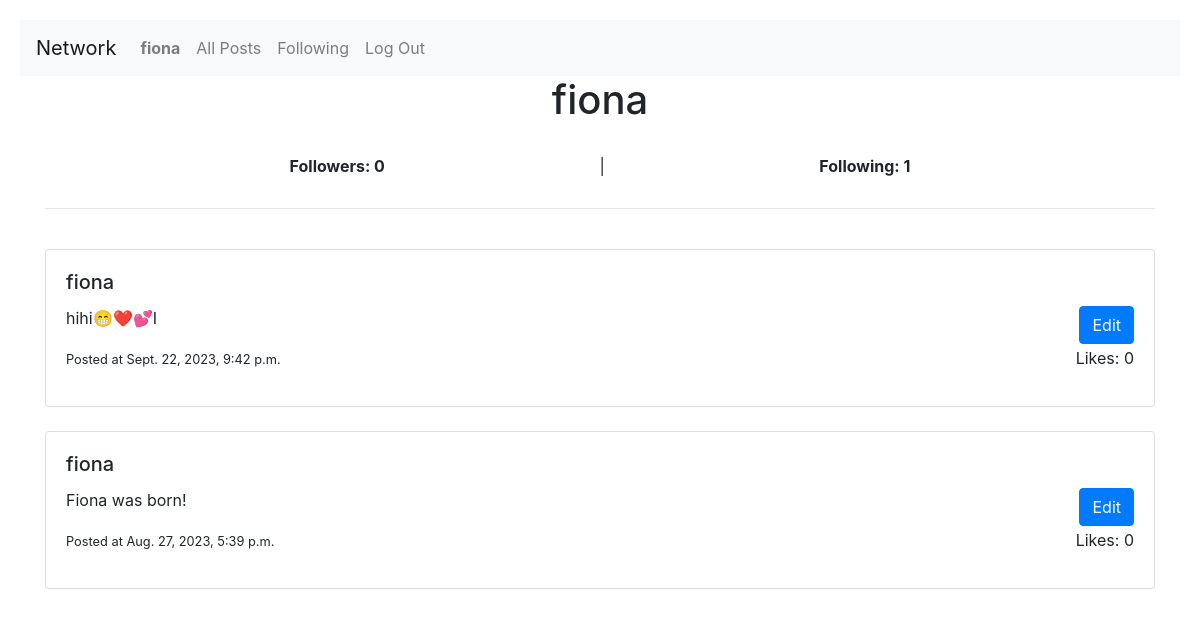
Page /profile/fiona (signed in) on the committed database.
### network/models.py (models this page shows)
class User(AbstractUser):
    following = models.ManyToManyField('self', related_name='followers', symmetrical=False)

class Post(models.Model):
    username = models.ForeignKey('User', on_delete=models.CASCADE, related_name='posts')
    content = models.TextField()
    timestamp = models.DateTimeField(auto_now=True)
    likes = models.PositiveIntegerField(default=0)

### network/views.py (the view)
# urls.py: path('profile/<str:username>', views.profile, name='profile'),
def profile(request, username):
    profile_user = User.objects.get(username=username)
    posts = profile_user.posts.all().order_by('timestamp').reverse()
    user = request.user
    if request.user == profile_user:
        is_user = True
    else:
        is_user = False
    followers =  profile_user.followers.all().count()
    if profile_user.following is not None:
        following_num = profile_user.following.all().count()
    else:
        following_num = 0
    if user.following is not None:
        if profile_user in user.following.all():
            has_follow = True
        else:
            has_follow = False
    else:
        has_follow = False
    return render(request, 'network/profile.html', {
        'profile_user': profile_user,
        'posts': posts,
        'followers': followers,
        'following_num': following_num,
        'has_follow': has_follow,
        'is_user': is_user
    })

### network/templates/network/profile.html (shortened to what this page needs)
{% extends "network/layout.html" %}
{% block body %}
    <div class="container">
        <h1 class="center">{{ profile_user.username }}</h1>
        <div class="center_even">
            <div><strong>Followers: {{followers}}</strong></div>
            <div>|</div>
            <div><strong>Following: {{following_num}}</strong></div>
        </div>
        <hr>
    </div>
    <div class="container">
        {% for post in posts %}
            <br>
            <div class="card">
                <div class="card-body">
                    <h5 class="card-title">{{ post.username }}</h5>
                    {% if request.user == post.username %}
                        <button class="btn btn-primary" name="edit_btn" data-edit="{{ post.id }}" style="float: right;">Edit</button>
                    {% endif %}
                    <p class="card-text" id="{{ post.id }}">{{ post.content }}</p>
                    <p style="float: right;">Likes: {{ post.likes }}</p>
                    <p class="card-text">
                        <small class="text-body-secondary">
                            Posted at {{ post.timestamp }}
                        </small>
                    </p>
                </div>
            </div>
        {% empty %}
            <h3>No posts posted yet.</h3>
        {% endfor %}
    </div>
{% endblock %}

### network/templates/network/layout.html (shortened to what this page needs)
{% load static %}
<!DOCTYPE html>
<html lang="en">
    <head>
        <link rel="stylesheet" href="https://stackpath.bootstrapcdn.com/bootstrap/4.4.1/css/bootstrap.min.css">
        <link href="{% static 'network/styles.css' %}" rel="stylesheet">
    </head>
    <body>
        <nav class="navbar navbar-expand-lg navbar-light bg-light">
            <a class="navbar-brand" href="#">Network</a>
            <div>
              <ul class="navbar-nav mr-auto">
                {% if user.is_authenticated %}
                    <li class="nav-item">
                        <a class="nav-link" href="#"><strong>{{ user.username }}</strong></a>
                    </li>
                {% endif %}
                <li class="nav-item">
                  <a class="nav-link" href="{% url 'index' %}">All Posts</a>
                </li>
                {% if user.is_authenticated %}
                    <li class="nav-item">
                        <a class="nav-link" href="{% url 'following' %}">Following</a>
                    </li>
                    <li class="nav-item">
                        <a class="nav-link" href="{% url 'logout' %}">Log Out</a>
                    </li>
                {% endif %}
              </ul>
            </div>
        </nav>
        <div class="body">
            {% block body %}
            {% endblock %}
        </div>
    </body>
</html>

### network/static/network/styles.css (style rules this page uses)
body { margin: 20px; }
.center { display: flex; justify-content: center; }
.center_even { display: flex; justify-content: space-evenly; margin: 30px; }

### rows in the picture
User: username "fiona"
Post: username "fiona", content "hihi😁❤️💕I", likes "0", timestamp "Sept. 22, 2023, 9:42 p.m."
Post: username "fiona", content "Fiona was born!", likes "0", timestamp "Aug. 27, 2023, 5:39 p.m."

### other values in the picture
{{ followers }} "0"
{{ following_num }} "1"
